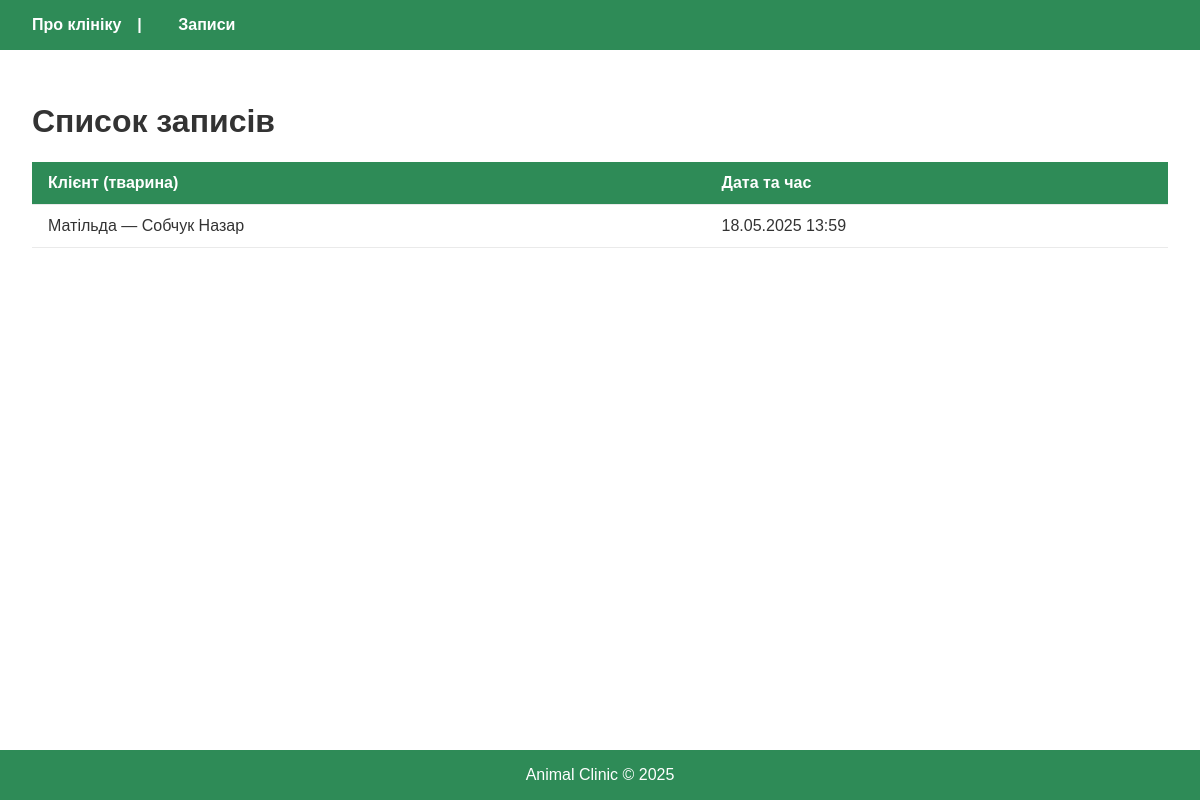
Page /appointments/ on the earlier database version.
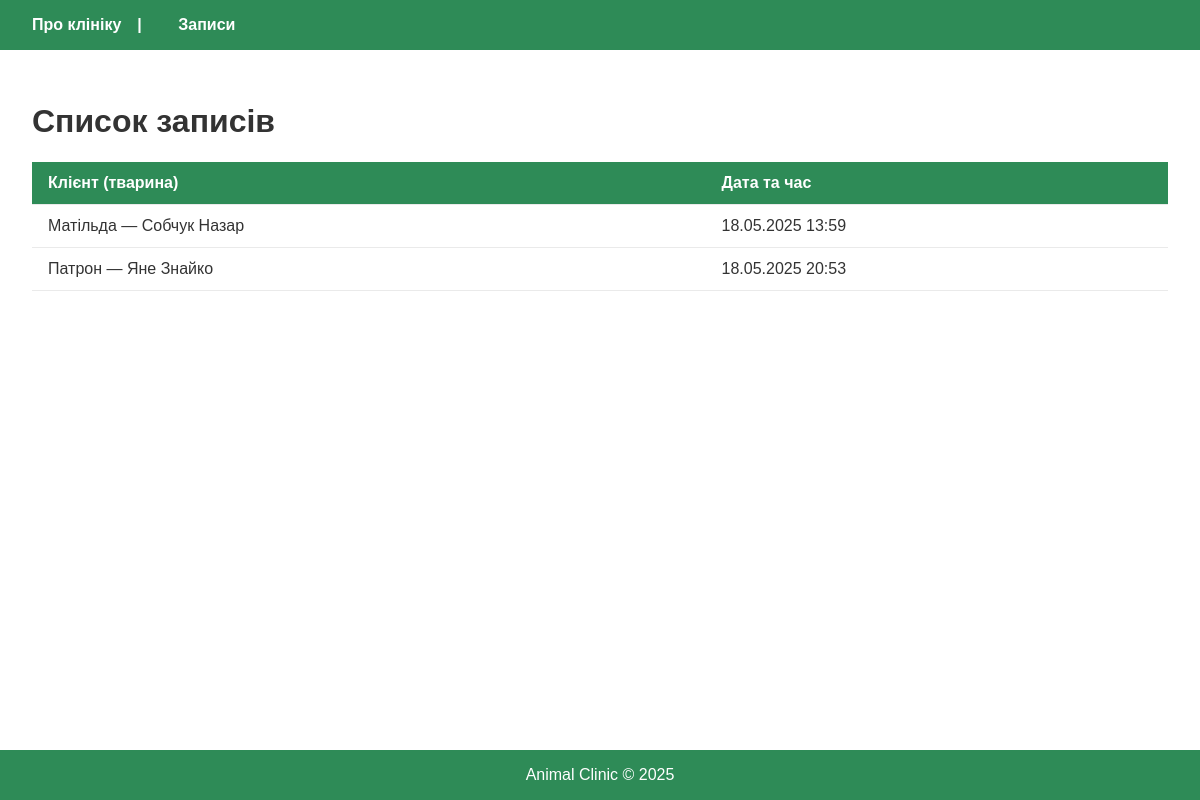
Same page on the later database version.
### clinicbd/models.py (models this page shows, shortened)
class Appointment(models.Model):
    animal = models.ForeignKey(Animal, on_delete=models.CASCADE)
    date = models.DateTimeField()
    reason = models.TextField()

class Animal(models.Model):
    name = models.CharField(max_length=100)
    species = models.CharField(max_length=50)
    age = models.IntegerField()
    owner_name = models.CharField(max_length=100)

### clinicbd/views.py (the view)
# urls.py: path('appointments/', views.appointments, name='appointments'),
def appointments(request):
    all_appointments = Appointment.objects.select_related('animal').all()
    return render(request, 'app.html', {
        'appointments': all_appointments
    })

### clinicbd/templates/app.html (shortened to what this page needs)
{% extends 'index.html' %}
{% block content %}
<h1>Список записів</h1>
<table>
    <thead>
        <tr>
            <th>Клієнт (тварина)</th>
            <th>Дата та час</th>
        </tr>
    </thead>
    <tbody>
        {% for ap in appointments %}
            <tr>
                <td>{{ ap.animal.name }} — {{ ap.animal.owner_name }}</td>
                <td>{{ ap.date|date:"d.m.Y H:i" }}</td>
            </tr>
        {% empty %}
            <tr><td colspan="2">Записів немає.</td></tr>
        {% endfor %}
    </tbody>
</table>
{% endblock %}

### clinicbd/templates/index.html (shortened to what this page needs)
{% load static %}
<!DOCTYPE html>
<html lang="uk">
<head>
    <link rel="stylesheet" href="{% static 'clinic/styles.css' %}">
</head>
<body>
    <div class="page-container">
        <header>
            <nav class="nav-links">
                <a href="{% url 'about' %}">Про клініку</a>
                <a href="{% url 'appointments' %}">Записи</a>
            </nav>
        </header>
        <main style="padding: 2rem;">
            {% block content %}{% endblock %}
        </main>
        <footer>
            Animal Clinic © 2025
        </footer>
    </div>
</body>
</html>

### clinicbd/static/clinic/styles.css (style rules this page uses)
:root { --green: #2e8b57; --white: #ffffff; }
body { margin: 0; font-family: sans-serif; background: var(--white); color: #333; }
header, footer { background: var(--green); color: var(--white); padding: 1rem; }
a { color: var(--green); text-decoration: none; font-weight: 600; }
table { width: 100%; border-collapse: collapse; }
th, td { padding: .75rem 1rem; border-bottom: 1px solid #eaeaea; }
th { background: var(--green); color: var(--white); text-align: left; }
.nav-links a { color: var(--white); margin: 0 1rem; }
.nav-links a::after { content: "|"; margin-left: 1rem; }
.nav-links a:last-child::after { content: ""; }
html, body { height: 100%; margin: 0; padding: 0; }
.page-container { display: flex; flex-direction: column; min-height: 100vh; }
main { flex: 1; }
footer { background: var(--green); color: var(--white); padding: 1rem; text-align: center; }

Differences in the rows shown:
added Appointment: animal.name "Патрон", animal.owner_name "Яне Знайко", date "18.05.2025 20:53"
